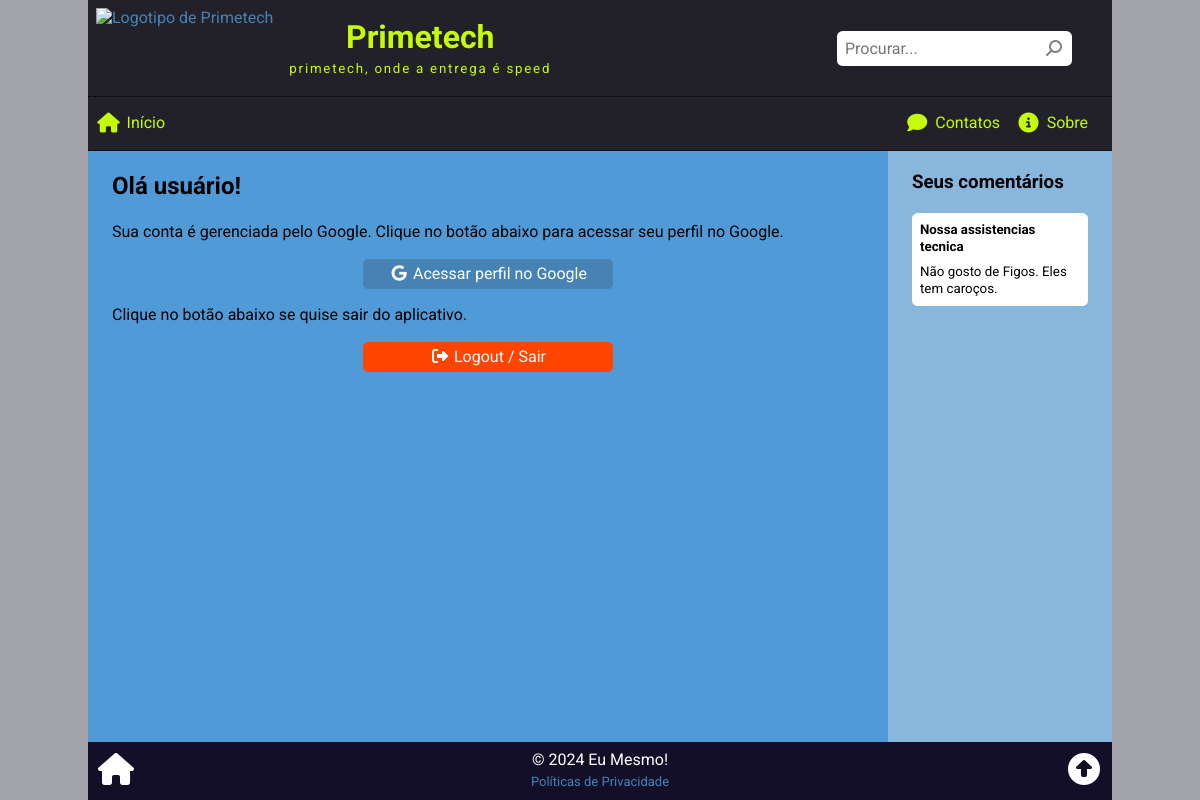
The app's page /profile.php?uid=abc123 with its own data.
### tables this page shows
CREATE TABLE comment (
    cmt_id INT PRIMARY KEY AUTO_INCREMENT,
    cmt_date TIMESTAMP DEFAULT CURRENT_TIMESTAMP,
    cmt_article INT,
    cmt_social_id VARCHAR(255),
    cmt_social_name VARCHAR(255),
    cmt_social_photo VARCHAR(255),
    cmt_social_email VARCHAR(255),
    cmt_content TEXT,
    cmt_status ENUM('on', 'off', 'del') DEFAULT 'on',
    FOREIGN KEY (cmt_article) REFERENCES article(art_id)
);

CREATE TABLE article (
    art_id INT PRIMARY KEY AUTO_INCREMENT,
    art_date TIMESTAMP DEFAULT CURRENT_TIMESTAMP,
    art_thumbnail VARCHAR(255),
    art_title VARCHAR(127),
    art_summary VARCHAR(255),
    art_author INT,
    art_content TEXT,
    art_views INT DEFAULT '0',
    art_status ENUM('on', 'off', 'del') DEFAULT 'on',
    FOREIGN KEY (art_author) REFERENCES employee(emp_id)
);

### profile.php (the view, shortened to what this page needs)
<?php
require("_global.php");
$uid = isset($_GET['uid']) ? trim(htmlentities($_GET['uid'])) : '';
$user_comments = '<div class="aside_block"><h3>Seus comentários</h3>';
if ($uid != '') :
    $sql = <<<SQL
SELECT
    cmt_content,
    art_id, art_title
FROM comment
    INNER JOIN article ON cmt_article = art_id
WHERE
    -- Requisitos
    cmt_status = 'on'
    AND art_status = 'on'
    AND art_date <= NOW()
    AND cmt_social_id = ?
ORDER BY cmt_date DESC
LIMIT 5;
SQL;
    $stmt = $conn->prepare($sql);
    $stmt->bind_param('s', $uid);
    $stmt->execute();
    $res = $stmt->get_result();
    $total = $res->num_rows;
    if ($total > 0) :
        while ($art = $res->fetch_assoc()) :
            $cmt_content = $art['cmt_content'];
            $user_comments .= <<<HTML
<div class="box" onclick="location.href='view.php?id={$art['art_id']}'">
    <h5>{$art['art_title']}</h5>
    <small title="{$art['cmt_content']}">{$cmt_content}</small>
</div>
HTML;
        endwhile;
        $user_comments .= "</div>";
    else :
        $user_comments .= <<<HTML
<p class="center">Você ainda não tem comentários. Acesse nossos <a href="index.php">artigos</a> e comente!</p>
HTML;
    endif;
else :
    $user_comments .= <<<HTML
<p class="center" id="linkToProfile"></p>
HTML;
endif;
require('_header.php');
?>
<article>
    <h2>Olá <span id="userName">usuário</span>!</h2>
    <p>Sua conta é gerenciada pelo Google. Clique no botão abaixo para acessar seu perfil no Google.</p>
    <p class="center">
        <button type="button" id="btnGoogleProfile">
            <i class="fa-brands fa-google fa-fw"></i>
            Acessar perfil no Google
        </button>
    </p>
    <p>Clique no botão abaixo se quise sair do aplicativo.</p>
    <p class="center">
        <button type="button" id="btnLogout">
            <i class="fa-solid fa-right-from-bracket fa-fw"></i>
            Logout / Sair
        </button>
    </p>
</article>
<aside>
    <?php
    echo $user_comments;
    ?>
</aside>
<?php
require('_footer.php');
?>

### assets/css/global.css (style rules this page uses)
* { box-sizing: border-box; outline: none; }
html, body { position: relative; width: 100%; height: 100%; padding: 0; margin: 0; font-family: 'Roboto', Arial, Helvetica, sans-serif; font-size: 16px; line-height: 1.3; }
body { background-color: rgba(103, 104, 114, 0.6); background-image: url('../img/back01.png'); background-attachment: fixed; background-position: center; background-repeat: repeat; }
main article, main aside { padding: 0 1.5rem; }
main article { background-color: rgba(71, 153, 220, 0.9); flex-grow: 1; }
main aside { background-color: rgba(135, 184, 225, 0.9); min-height: 5rem; }
.center { text-align: center; }
input, textarea, button { font-family: inherit; font-size: inherit; }
button { border: none; padding: .35rem 1rem; border-radius: .3rem; }
@media only screen and (min-width: 768px) { main aside { min-width: 14rem; max-width: 14rem; } }
.aside_block div { background-color: #ffffff; padding: .5rem; border-radius: .35rem; margin-bottom: 1rem; }
.aside_block h5 { margin: 0; }
.aside_block small { display: block; margin-top: .5rem; }

### assets/css/profile.css (style rules this page uses)
article button { color: white; width: 100%; max-width: 250px; cursor: pointer; }
#btnGoogleProfile { background-color: steelblue; }
#btnLogout { background-color: orangered; }

### records on screen
comment: cmt_article.art_title "Nossa assistencias tecnica", cmt_content "Não gosto de Figos. Eles tem caroços."

### other values on screen
$site["title"] "Primetech"
$site["slogan"] "primetech, onde a entrega é speed"
